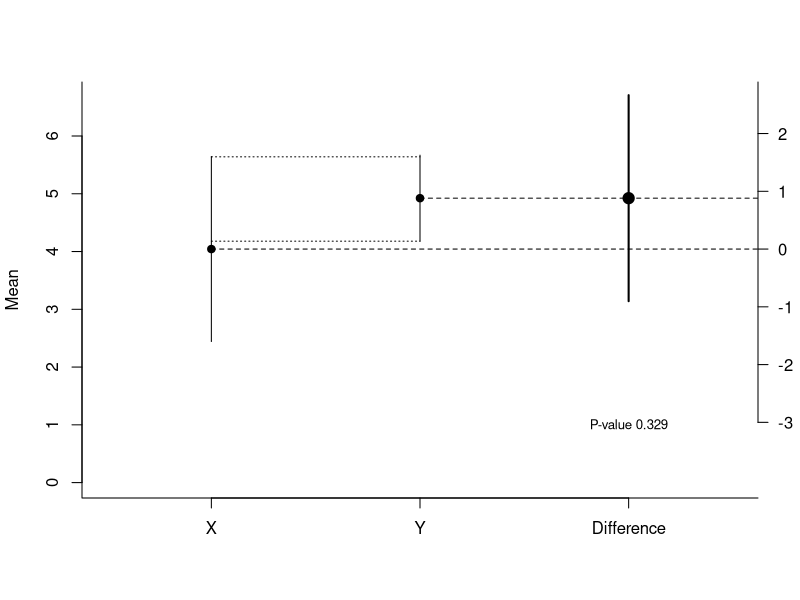

This chart was generated by the following R code:
# CI mean dif based on code from: http://stackoverflow.com/questions/16913849/how-to-plot-absolute-values-and-differences-including-confidence-intervals

m1 <- 3  # mean group 1
m2 <- 5  # mean group 2
sd1 <- 4.5  # sd group 1
sd2 <- 3.0  # sd group 2
n1 <- 50  # sample size group 1
n2 <- 50  # sample size group 2

x <- rnorm(n=n1, mean=m1, sd=sd1)  # get sample group 1
y <- rnorm(n=n2, mean=m2, sd=sd2)  # get sample group 2

error1 <- qnorm(0.975)*sd(x)/sqrt(n1)  # get error group 1
error2 <- qnorm(0.975)*sd(y)/sqrt(n2)  # get error group 2

CI_l_1 <- mean(x) - error1  # calculate confidence interval lower limit group 1
CI_u_1 <- mean(x) + error1  # calculate confidence interval upper limit group 1
CI_l_2 <- mean(y) - error2  # calculate confidence interval lower limit group 2
CI_u_2 <- mean(y) + error2  # calculate confidence interval upper limit group 2

se <- sqrt(sd(x)*sd(x)/n1 + sd(y)*sd(y)/n2)  # calc pooled standard error
error <- qt(0.975, df=n1 + n2 - 2)*se  # error mean dif

mdif<-mean(y) - mean(x)  # mean dif

CI_l_d <- mdif - error  # CI lower limit difference
CI_u_d <- mdif + error  # CI upper limit difference

d = data.frame(labels=c("X", "Y", "Difference"), 
               mean=c(mean(x), mean(y), mdif),
               lower=c(CI_l_1, CI_l_2, CI_l_d),
               upper = c(CI_u_1, CI_u_2, CI_u_d))

#png(file=paste('CI_means_meandiff.png'),width=4000,height=6000, res = 1000)
plot(NA, xlim=c(0.5, 3.5), ylim=c(0, max(d$upper[1:2] + 1)), bty="l", xaxt="n", xlab="", ylab="Mean")
points(d$mean[1:2], pch=19)
segments(1, d$mean[1], 5, d$mean[1], lty=2)
segments(2, d$mean[2], 5, d$mean[2], lty=2)
axis(1, 1:3, d$labels)
segments(1:2, d$lower[1:2], 1:2, d$upper[1:2])
axis(4, seq((d$mean[1] - 3), (d$mean[1] + 5), by=1), seq(-3, 5, by=1), las=1)
points(3, d$mean[1] + d$mean[3], pch=19, cex=1.5)
segments(3, d$mean[1] + d$lower[3], 3, d$mean[1] + d$upper[3], lwd=2)
mtext("Difference", side=4, at=d$mean[1], line=3)
segments(1:1, d$upper[1:1], 1:2, d$upper[1:1], lty=3)
segments(1:1, d$lower[1:2], 1:2, d$lower[1:2], lty=3)
text(3, 1, paste("P-value", round(t.test(x, y, var.equal=TRUE)$p.value, digits=3)), cex = .8)
#dev.off()

#? Daniel Lakens, 2016. 
# This work is licensed under a Creative Commons Attribution-NonCommercial-ShareAlike 4.0 International License. https://creativecommons.org/licenses/by-nc-sa/4.0/